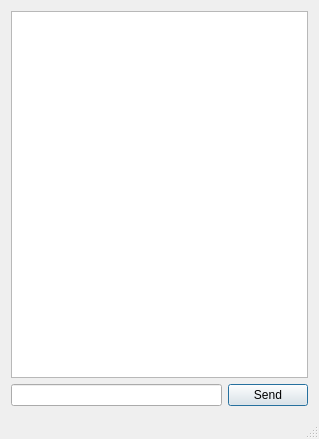
<?xml version="1.0" encoding="UTF-8"?>
<ui version="4.0">
 <class>MainWindow</class>
 <widget class="QMainWindow" name="MainWindow">
  <property name="geometry">
   <rect>
    <x>0</x>
    <y>0</y>
    <width>319</width>
    <height>439</height>
   </rect>
  </property>
  <property name="sizePolicy">
   <sizepolicy hsizetype="Fixed" vsizetype="Preferred">
    <horstretch>0</horstretch>
    <verstretch>0</verstretch>
   </sizepolicy>
  </property>
  <property name="windowTitle">
   <string>QChat Client</string>
  </property>
  <widget class="QWidget" name="centralWidget">
   <property name="sizePolicy">
    <sizepolicy hsizetype="Expanding" vsizetype="Expanding">
     <horstretch>0</horstretch>
     <verstretch>0</verstretch>
    </sizepolicy>
   </property>
   <layout class="QVBoxLayout" name="verticalLayout">
    <item>
     <widget class="QTextEdit" name="textEdit">
      <property name="enabled">
       <bool>true</bool>
      </property>
      <property name="focusPolicy">
       <enum>Qt::NoFocus</enum>
      </property>
      <property name="tabChangesFocus">
       <bool>true</bool>
      </property>
      <property name="readOnly">
       <bool>true</bool>
      </property>
     </widget>
    </item>
    <item>
     <layout class="QHBoxLayout" name="horizontalLayout">
      <item>
       <widget class="QLineEdit" name="lineEdit"/>
      </item>
      <item>
       <widget class="QPushButton" name="sendButton">
        <property name="text">
         <string>Send</string>
        </property>
        <property name="default">
         <bool>true</bool>
        </property>
       </widget>
      </item>
     </layout>
    </item>
   </layout>
  </widget>
  <widget class="QStatusBar" name="statusBar"/>
  <action name="actionExit">
   <property name="text">
    <string>Exit</string>
   </property>
  </action>
 </widget>
 <layoutdefault spacing="6" margin="11"/>
 <tabstops>
  <tabstop>lineEdit</tabstop>
  <tabstop>sendButton</tabstop>
 </tabstops>
 <resources/>
 <connections/>
</ui>
